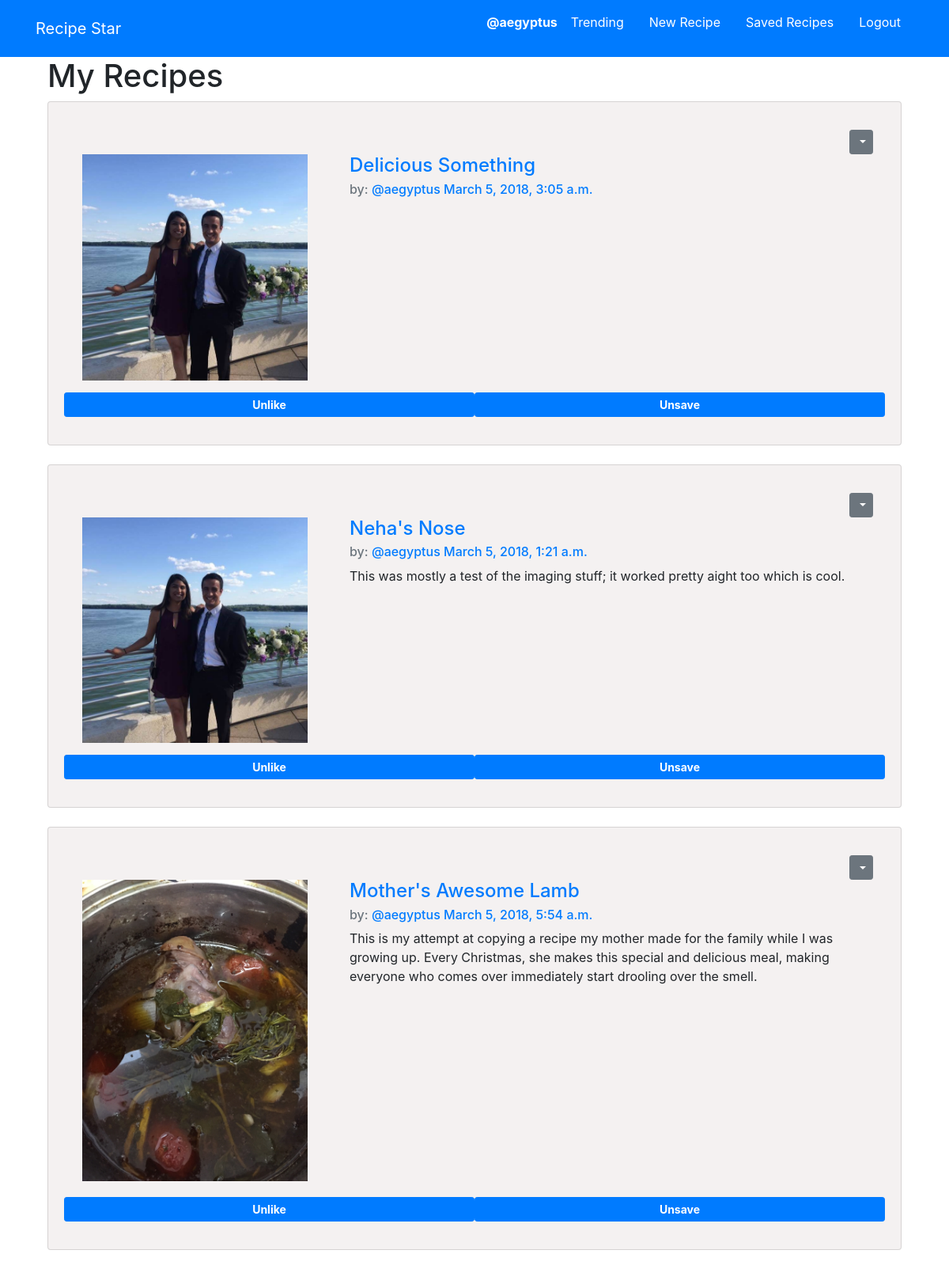
Page /recipies/saved/ (signed in) on the earlier database version.
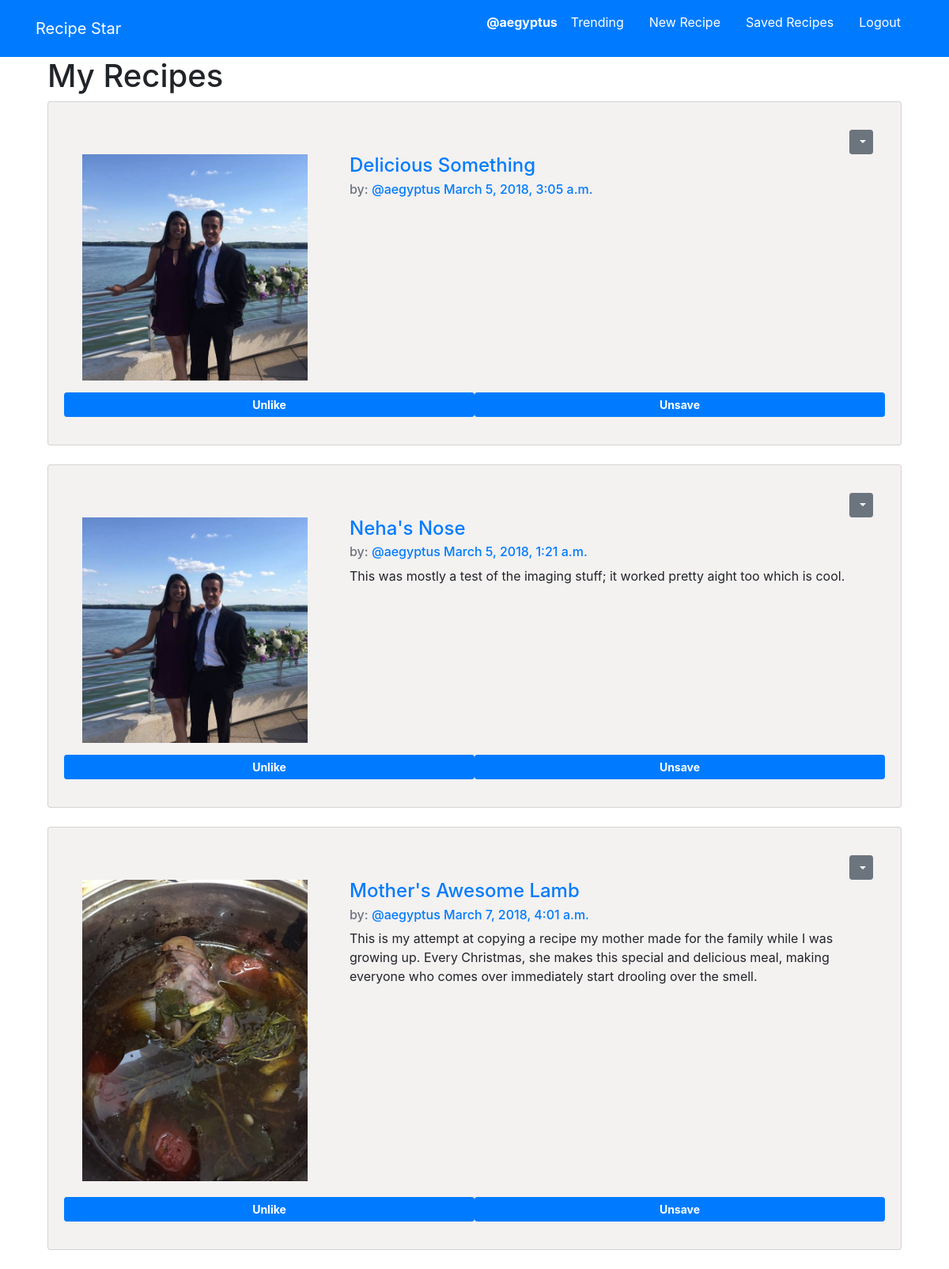
Same page on the later database version.
### recipies/models.py (models this page shows, shortened)
class Recipe(models.Model):
    user = models.ForeignKey(auth.models.User, on_delete=models.CASCADE, related_name='recipes')
    name = models.CharField(max_length=100)
    instructions = models.TextField()
    ingredients = models.TextField()
    created_at = models.DateTimeField(auto_now=True)
    about = models.TextField(blank=True, default='')
    cuisine = TaggableManager()
    pic = models.ImageField(upload_to=UploadToPathAndRename('images'), null=True, blank=True)
    like_id = models.CharField(max_length=20, editable=False)
    save_id = models.CharField(max_length=20, editable=False)
    cuisine=models.ForeignKey(Cuisine, on_delete=models.CASCADE, null=True, blank=True)
    class Meta:
        ordering = ['-created_at']

### recipies/views.py (the view)
# urls.py: path('saved/', views.SavedRecipeList.as_view(), name='saved_list'),
class SavedRecipeList(generic.ListView, SelectRelatedMixin, LoginRequiredMixin):
    model = models.Save
    select_related = ('user')
    template_name = 'recipies/saved_recipes.html'
    def get_context_data(self, **kwargs):
        context = super().get_context_data(**kwargs)
        context['recipe_user'] = self.recipe_user
        return context
    def get_queryset(self):
        user = self.request.user.username
        try:
            self.recipe_user = User.objects.prefetch_related('saves').get(username__iexact=user)
        except User.DoesNotExist:
            print("asdf")
        else:
            return self.recipe_user.saves.all()
        self.queryset = self.model.objects.filter()

### recipies/templatetags/app_filters.py (called while the page is built)
def get_recipe(value):
    return [val.recipe for val in value]

def get_like(value, inp):
    try:
        tmp = max([(val.recipe.pk == inp) & val.is_liked for val in value])
    except:
        return False
    else:
        return tmp

### recipies/templates/recipies/saved_recipes.html
{% extends 'base.html' %}
{% load app_filters %}
{% block content %}
<div class="container">
  <h1>My Recipes</h1>
  {% for recipe in save_list|get_recipe %}
    {% include 'recipies/_recipe.html' %}
  {% endfor %}
</div>
{% endblock %}

### recipies/templates/recipies/_recipe.html (shortened to what this page needs)
{% load app_filters %}
{% load staticfiles %}
<div class="card storyColor">
  <div class="card-body">
      {% if user.is_authenticated and recipe.user == user %}
      <div class="dropdown" align="right" style="vertical-align: top;">
        <button class="btn btn-secondary btn-sm dropdown-toggle"
        type="button" id="dropdownMenu1" data-toggle="dropdown"
        aria-haspopup="true" aria-expanded="false">
        </button>
      </div>
      {% endif %}
<div class='row'>
  <div class='col-md-4'>
    {% if recipe.pic %}
      <img src="{{ recipe.pic.url }}" style='height: 95%; width: 95%; object-fit: contain'
      />
    {% else %}
    <img src="{% static 'images/FoodPlate.png' %}" style='height: 95%; width: 95%; object-fit: contain'
    />
    {% endif %}
  </div>
  <div class='col-md-8'>
  <h4 class='card-title'>
    <a href="{% url 'recipies:detailview' pk=recipe.pk %}">{{recipe.name}}</a>
  </h4>
    <h6 class='card-subtitle mb-2 text-muted'>
    by: <a href="{% url 'recipies:by_recipe' username=recipe.user.username %}">@{{recipe.user.username}}</a>
    <a href="{% url 'recipies:detailview' pk=recipe.pk %}">{{recipe.created_at}}</a>
  </h6>
  <p class='card-text'>
    {{recipe.about}}
  </p>
  <br>
  </div>
</div>
{% if user.is_authenticated %}
<div class="row">
  <button class="btn btn-sm btn-primary like col" id="{{recipe.like_id}}">
  {% with likes=user.likes.all %}
  {% if likes|get_like:recipe.pk == True %}
    <strong>Unlike</strong>
  {% else %}
    <strong>Like</strong>
  {% endif %}
  {% endwith %}
  </button>
  <button class="btn btn-sm btn-primary save col" id="{{recipe.save_id}}">
  {% if recipe in user.saves.all|get_recipe %}
    <strong>Unsave</strong>
  {% else %}
    <strong>Save</strong>
  {% endif %}
  </button>
</div>
{% endif %}
</div>
</div>
<br>

Differences in the rows shown:
changed Recipe "Mother's Awesome Lamb": created_at "March 5, 2018, 5:54 a.m." → "March 7, 2018, 4:01 a.m."
